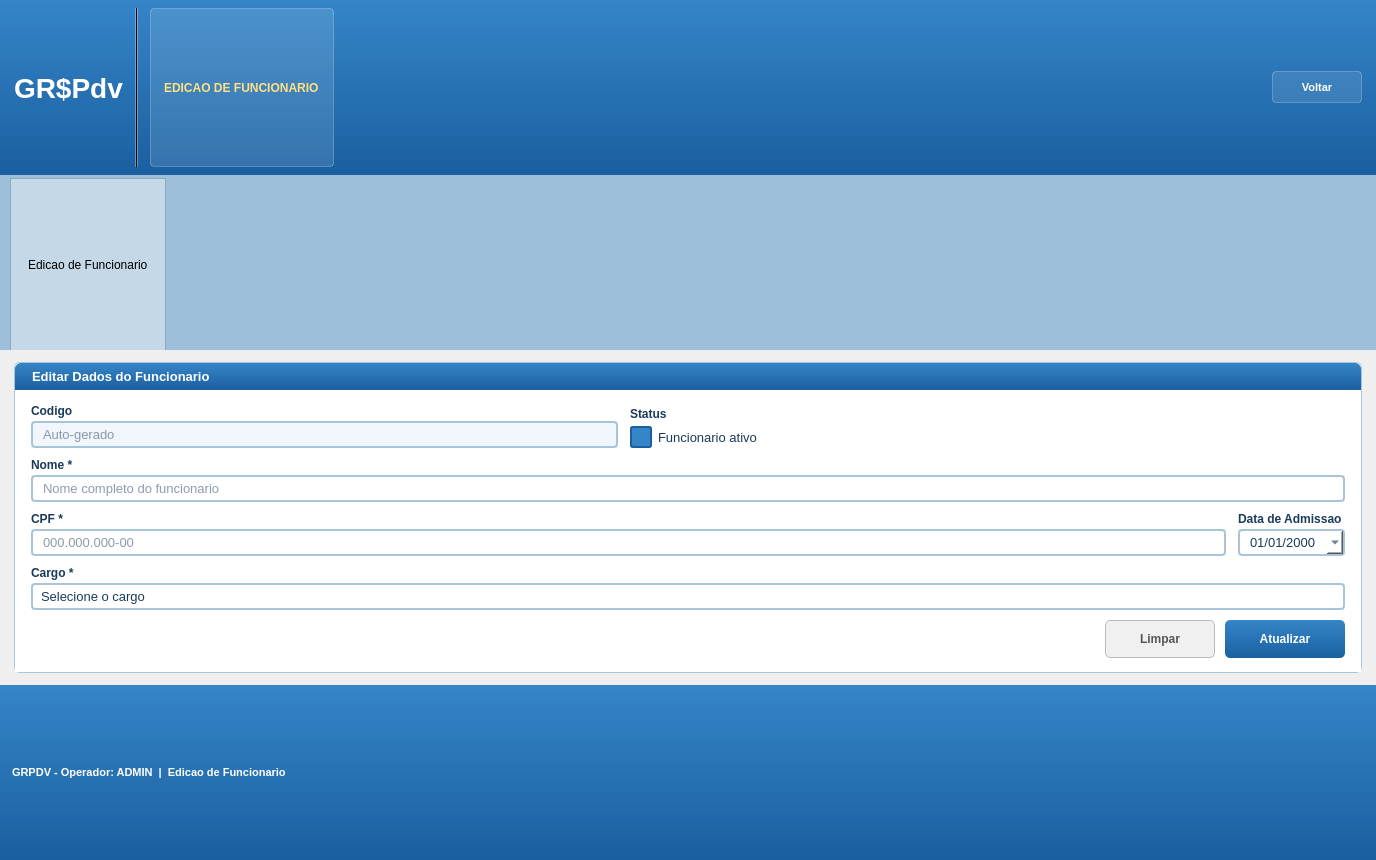
<?xml version="1.0" encoding="UTF-8"?>
<ui version="4.0">
 <class>CadastroFuncionario</class>
 <widget class="QWidget" name="CadastroFuncionario">
  <property name="geometry">
   <rect>
    <x>0</x>
    <y>0</y>
    <width>1376</width>
    <height>860</height>
   </rect>
  </property>
  <property name="windowTitle">
   <string>GR$Pdv - Edicao de Funcionario</string>
  </property>
  <property name="styleSheet">
   <string notr="true">QWidget { font-family: Arial; }</string>
  </property>
  <layout class="QVBoxLayout" name="mainVLayout">
   <property name="spacing"><number>0</number></property>
   <property name="leftMargin"><number>0</number></property>
   <property name="topMargin"><number>0</number></property>
   <property name="rightMargin"><number>0</number></property>
   <property name="bottomMargin"><number>0</number></property>
   <item>
    <widget class="QFrame" name="frameHeader">
     <property name="styleSheet"><string notr="true">QFrame#frameHeader { background: qlineargradient(x1:0, y1:0, x2:0, y2:1, stop:0 #3585c8, stop:1 #1a5fa0); }</string></property>
     <layout class="QHBoxLayout" name="headerHLayout">
      <property name="spacing"><number>12</number></property>
      <property name="leftMargin"><number>14</number></property>
      <property name="topMargin"><number>8</number></property>
      <property name="rightMargin"><number>14</number></property>
      <property name="bottomMargin"><number>8</number></property>
      <item><widget class="QLabel" name="lblLogo"><property name="styleSheet"><string notr="true">color: white; font-size: 28px; font-weight: bold;</string></property><property name="text"><string>GR$Pdv</string></property></widget></item>
      <item><widget class="QFrame" name="frameSepHeader"><property name="styleSheet"><string notr="true">background-color: rgba(255,255,255,80);</string></property><property name="frameShape"><enum>QFrame::VLine</enum></property></widget></item>
      <item><widget class="QLabel" name="lblBadge"><property name="styleSheet"><string notr="true">QLabel { background-color: rgba(255,255,255,30); color: #ffe080; font-size: 12px; font-weight: bold; border: 1px solid rgba(255,255,255,60); border-radius: 4px; padding: 3px 10px; }</string></property><property name="text"><string>EDICAO DE FUNCIONARIO</string></property></widget></item>
      <item><spacer name="headerSpacer"><property name="orientation"><enum>Qt::Horizontal</enum></property><property name="sizeHint" stdset="0"><size><width>40</width><height>10</height></size></property></spacer></item>
      <item><widget class="QPushButton" name="btnVoltar"><property name="minimumSize"><size><width>90</width><height>32</height></size></property><property name="styleSheet"><string notr="true">QPushButton { background-color: rgba(255,255,255,25); color: white; font-size: 11px; font-weight: bold; border: 1px solid rgba(255,255,255,60); border-radius: 4px; padding: 4px 12px; } QPushButton:hover { background-color: rgba(255,255,255,40); } QPushButton:pressed { background-color: rgba(255,255,255,15); }</string></property><property name="text"><string>Voltar</string></property></widget></item>
     </layout>
    </widget>
   </item>
   <item>
    <widget class="QFrame" name="frameTabBar">
     <property name="styleSheet"><string notr="true">QFrame#frameTabBar { background-color: #9dbfda; }</string></property>
     <layout class="QHBoxLayout" name="tabHLayout">
      <property name="leftMargin"><number>10</number></property>
      <property name="topMargin"><number>3</number></property>
      <property name="rightMargin"><number>0</number></property>
      <property name="bottomMargin"><number>0</number></property>
      <item><widget class="QLabel" name="lblTabCadFuncionario"><property name="styleSheet"><string notr="true">QLabel { background-color: #c4d8e8; border: 1px solid #8aaabb; border-bottom: none; padding: 1px 14px; font-size: 12px; }</string></property><property name="text"><string>Edicao de Funcionario</string></property></widget></item>
      <item><spacer name="tabSpacer"><property name="orientation"><enum>Qt::Horizontal</enum></property><property name="sizeHint" stdset="0"><size><width>40</width><height>20</height></size></property></spacer></item>
     </layout>
    </widget>
   </item>
   <item>
    <layout class="QHBoxLayout" name="conteudoHLayout">
     <property name="spacing"><number>12</number></property>
     <property name="leftMargin"><number>14</number></property>
     <property name="topMargin"><number>12</number></property>
     <property name="rightMargin"><number>14</number></property>
     <property name="bottomMargin"><number>12</number></property>
     <item>
      <widget class="QFrame" name="frameFormulario">
       <property name="styleSheet"><string notr="true">QFrame#frameFormulario { background-color: #ffffff; border: 1px solid #a8c4d8; border-radius: 6px; }</string></property>
       <layout class="QVBoxLayout" name="formularioVLayout">
        <property name="spacing"><number>0</number></property>
        <property name="leftMargin"><number>0</number></property>
        <property name="topMargin"><number>0</number></property>
        <property name="rightMargin"><number>0</number></property>
        <property name="bottomMargin"><number>0</number></property>
        <item><widget class="QLabel" name="lblFormTitle"><property name="styleSheet"><string notr="true">QLabel { background: qlineargradient(x1:0, y1:0, x2:0, y2:1, stop:0 #3585c8, stop:1 #1a5fa0); color: white; font-size: 13px; font-weight: bold; padding: 6px 14px; border-top-left-radius: 6px; border-top-right-radius: 6px; }</string></property><property name="text"><string>Editar Dados do Funcionario</string></property></widget></item>
        <item>
         <widget class="QFrame" name="frameCampos">
          <property name="styleSheet"><string notr="true">QFrame#frameCampos { background-color: #ffffff; }</string></property>
          <layout class="QVBoxLayout" name="camposVLayout">
           <property name="spacing"><number>10</number></property>
           <property name="leftMargin"><number>16</number></property>
           <property name="topMargin"><number>14</number></property>
           <property name="rightMargin"><number>16</number></property>
           <property name="bottomMargin"><number>14</number></property>
           <item><layout class="QHBoxLayout" name="row0HLayout"><property name="spacing"><number>12</number></property><item><layout class="QVBoxLayout" name="colCodigoVLayout"><property name="spacing"><number>3</number></property><item><widget class="QLabel" name="lblCodigo"><property name="styleSheet"><string notr="true">font-size:12px; font-weight:bold; color:#1a3a5c;</string></property><property name="text"><string>Codigo</string></property></widget></item><item><widget class="QLineEdit" name="lineEditCodigo"><property name="styleSheet"><string notr="true">QLineEdit { background-color: #f0f6fc; border: 2px solid #a8c4d8; border-radius: 4px; font-size: 13px; color: #1a3a5c; padding: 3px 8px; } QLineEdit:focus { border-color: #3585c8; background-color: #ffffff; }</string></property><property name="readOnly"><bool>true</bool></property><property name="placeholderText"><string>Auto-gerado</string></property></widget></item></layout></item><item><layout class="QVBoxLayout" name="colStatusVLayout"><property name="spacing"><number>3</number></property><item><widget class="QLabel" name="lblStatus"><property name="styleSheet"><string notr="true">font-size:12px; font-weight:bold; color:#1a3a5c;</string></property><property name="text"><string>Status</string></property></widget></item><item><widget class="QCheckBox" name="checkBoxAtivo"><property name="styleSheet"><string notr="true">QCheckBox{font-size:13px;color:#1a3a5c;spacing:6px;}QCheckBox::indicator{width:18px;height:18px;border:2px solid #a8c4d8;border-radius:3px;background:#ffffff;}QCheckBox::indicator:checked{background-color:#3585c8;border-color:#1a5fa0;}</string></property><property name="text"><string>Funcionario ativo</string></property><property name="checked"><bool>true</bool></property></widget></item></layout></item><item><spacer name="row0Spacer"><property name="orientation"><enum>Qt::Horizontal</enum></property><property name="sizeHint" stdset="0"><size><width>40</width><height>20</height></size></property></spacer></item></layout></item>
           <item><layout class="QVBoxLayout" name="colNomeVLayout"><property name="spacing"><number>3</number></property><item><widget class="QLabel" name="lblNome"><property name="styleSheet"><string notr="true">font-size:12px; font-weight:bold; color:#1a3a5c;</string></property><property name="text"><string>Nome *</string></property></widget></item><item><widget class="QLineEdit" name="lineEditNome"><property name="styleSheet"><string notr="true">QLineEdit{background-color:#ffffff;border:2px solid #a8c4d8;border-radius:4px;font-size:13px;color:#1a3a5c;padding:3px 8px;}QLineEdit:focus{border-color:#3585c8;}</string></property><property name="placeholderText"><string>Nome completo do funcionario</string></property></widget></item></layout></item>
           <item><layout class="QHBoxLayout" name="row1HLayout"><property name="spacing"><number>12</number></property><item><layout class="QVBoxLayout" name="colCpfVLayout"><property name="spacing"><number>3</number></property><item><widget class="QLabel" name="lblCpf"><property name="styleSheet"><string notr="true">font-size:12px; font-weight:bold; color:#1a3a5c;</string></property><property name="text"><string>CPF *</string></property></widget></item><item><widget class="QLineEdit" name="lineEditCpf"><property name="styleSheet"><string notr="true">QLineEdit{background-color:#ffffff;border:2px solid #a8c4d8;border-radius:4px;font-size:13px;color:#1a3a5c;padding:3px 8px;}QLineEdit:focus{border-color:#3585c8;}</string></property><property name="placeholderText"><string>000.000.000-00</string></property></widget></item></layout></item><item><layout class="QVBoxLayout" name="colDataAdmissaoVLayout"><property name="spacing"><number>3</number></property><item><widget class="QLabel" name="lblDataAdmissao"><property name="styleSheet"><string notr="true">font-size:12px; font-weight:bold; color:#1a3a5c;</string></property><property name="text"><string>Data de Admissao</string></property></widget></item><item><widget class="QDateEdit" name="dateEditDataAdmissao"><property name="styleSheet"><string notr="true">QDateEdit{background-color:#ffffff;border:2px solid #a8c4d8;border-radius:4px;font-size:13px;color:#1a3a5c;padding:3px 8px;}QDateEdit:focus{border-color:#3585c8;}</string></property><property name="displayFormat"><string>dd/MM/yyyy</string></property><property name="calendarPopup"><bool>true</bool></property></widget></item></layout></item></layout></item>
           <item><layout class="QHBoxLayout" name="row2HLayout"><property name="spacing"><number>12</number></property><item><layout class="QVBoxLayout" name="colCargoIdVLayout"><property name="spacing"><number>3</number></property><item><widget class="QLabel" name="lblCargo"><property name="styleSheet"><string notr="true">font-size:12px; font-weight:bold; color:#1a3a5c;</string></property><property name="text"><string>Cargo *</string></property></widget></item><item><widget class="QComboBox" name="comboCargo"><property name="styleSheet"><string notr="true">QComboBox{background-color:#ffffff;border:2px solid #a8c4d8;border-radius:4px;font-size:13px;color:#1a3a5c;padding:3px 8px;}QComboBox:focus{border-color:#3585c8;}QComboBox::drop-down{border:none;width:24px;}QComboBox QAbstractItemView{background-color:#ffffff;border:1px solid #a8c4d8;selection-background-color:#3585c8;selection-color:white;font-size:13px;}</string></property><item><property name="text"><string>Selecione o cargo</string></property></item></widget></item></layout></item></layout></item>
           <item><layout class="QHBoxLayout" name="botoesHLayout"><property name="spacing"><number>10</number></property><item><spacer name="btnSpacer"><property name="orientation"><enum>Qt::Horizontal</enum></property><property name="sizeHint" stdset="0"><size><width>40</width><height>10</height></size></property></spacer></item><item><widget class="QPushButton" name="btnLimpar"><property name="minimumSize"><size><width>110</width><height>38</height></size></property><property name="styleSheet"><string notr="true">QPushButton{background-color:#f0f0f0;color:#555555;font-size:12px;font-weight:bold;border:1px solid #bbbbbb;border-radius:5px;padding:5px 14px;}QPushButton:hover{background-color:#e0e0e0;}QPushButton:pressed{background-color:#cccccc;}</string></property><property name="text"><string>Limpar</string></property></widget></item><item><widget class="QPushButton" name="btnSalvar"><property name="minimumSize"><size><width>120</width><height>38</height></size></property><property name="styleSheet"><string notr="true">QPushButton{background:qlineargradient(x1:0,y1:0,x2:0,y2:1,stop:0 #3585c8,stop:1 #1a5fa0);color:white;font-size:12px;font-weight:bold;border:none;border-radius:5px;padding:5px 14px;}QPushButton:hover{background:#2a74b8;}QPushButton:pressed{background:#1a5fa0;}</string></property><property name="text"><string>Atualizar</string></property><property name="shortcut"><string>Return</string></property></widget></item></layout></item>
          </layout>
         </widget>
        </item>
       </layout>
      </widget>
     </item>
    </layout>
   </item>
   <item>
    <widget class="QFrame" name="frameStatusBar">
     <property name="styleSheet"><string notr="true">QFrame#frameStatusBar {background: qlineargradient(x1:0, y1:0, x2:0, y2:1, stop:0 #3585c8, stop:1 #1a5fa0);}</string></property>
     <layout class="QHBoxLayout" name="statusHLayout">
      <property name="leftMargin"><number>12</number></property>
      <property name="topMargin"><number>0</number></property>
      <property name="rightMargin"><number>12</number></property>
      <property name="bottomMargin"><number>0</number></property>
      <item><widget class="QLabel" name="lblStatusBar"><property name="styleSheet"><string notr="true">color: white; font-size: 11px; font-weight: bold;</string></property><property name="text"><string>GRPDV - Operador: ADMIN  |  Edicao de Funcionario</string></property></widget></item>
      <item><spacer name="statusSpacer"><property name="orientation"><enum>Qt::Horizontal</enum></property><property name="sizeHint" stdset="0"><size><width>40</width><height>10</height></size></property></spacer></item>
     </layout>
    </widget>
   </item>
  </layout>
 </widget>
 <resources/>
 <connections/>
</ui>
